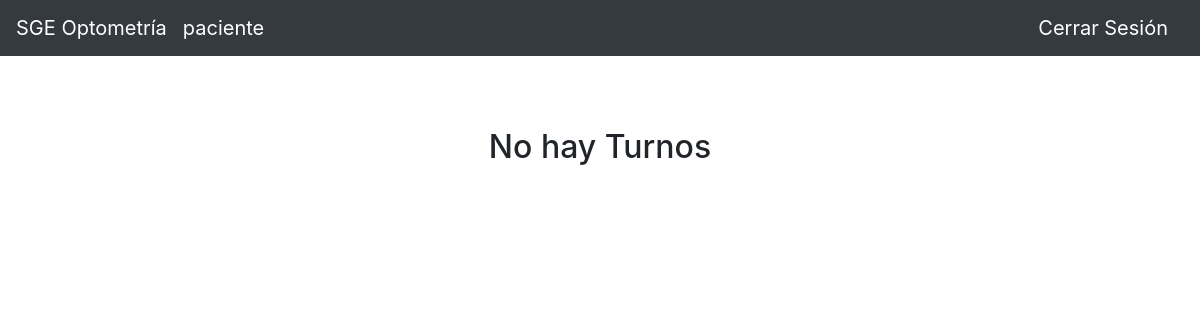
The page /optometria/turno/ (signed in) on the database as committed earlier.
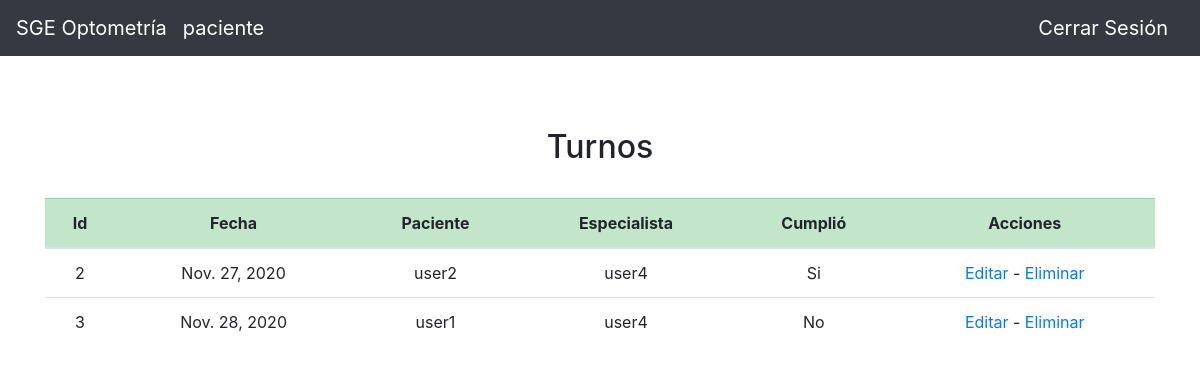
The same page on the database as committed later.
### optometria/models.py (models this page shows)
class Turno(models.Model):
    fecha = models.DateField(auto_now=False, auto_now_add=False)
    paciente = models.ForeignKey(settings.AUTH_USER_MODEL, on_delete=models.CASCADE, related_name="turno_paciente")
    cumplio = models.BooleanField()
    medico = models.ForeignKey(settings.AUTH_USER_MODEL, on_delete=models.CASCADE, related_name='turno_medico')

### user/models.py (models this page shows)
class User(AbstractUser):
    roles = [
        ('secretario','Secretario'),
        ('medicos','Medico'),
        ('venta','Ventas'),
        ('taller','Taller'),
        ('gerencia','Gerente'),
        ('paciente','Paciente')]
    rol = models.CharField(max_length=16, choices=roles, default='paciente')

### optometria/views.py (the view)
# urls.py: path('turno/', views.ver_turnos, name='ver_turnos'),
def ver_turnos(request):
    if len(Turno.objects.all()) > 0:
        data = Turno.objects.all()
    else:
        data = None
    return render(request, 'optometria/ver_turno.html',{
        'grupo': request.user.rol,
        'data': data,
        })

### optometria/templates/optometria/ver_turno.html (shortened to what this page needs)
{% extends "optometria/new_layout.html" %}
{% block body %}
<br>
{% if data %}
    <h2><center>Turnos</center></h2>
    <br>
    <div class="table-responsive">
        <table class="table table-hover">
            <thead>
                <tr class="table-success">
                    <th scope="col"><center>Id</center></th>
                    <th scope="col"><center>Fecha</center></th>
                    <th scope="col"><center>Paciente</center></th>
                    <th scope="col"><center>Especialista</center></th>
                    <th scope="col"><center>Cumplió</center></th>
                    <th scope="col"><center>Acciones</center></th>
                </tr>
            </thead>
            <tbody>
            {% for turno in data %}
                <tr>
                    <td><center>{{turno.id}}</center></td>
                    <td><center>{{turno.fecha}}</center></td>
                    <td><center>{{turno.paciente}}</center></td>
                    <td><center>{{turno.medico}}</center></td>
                    {% if turno.cumplio %}
                        <td><center>Si</center></td>
                    {% else %}
                        <td><center>No</center></td>
                    {% endif %}
                    <td><center>
                    <a href="{% url 'optometria:editar_turno' turno.id%}">Editar</a>
                    <a> - </a>
                    <a href="{% url 'optometria:eliminar_turno' turno.id%}">Eliminar</a>
                    </center></td>
                    </tr>
            {% endfor %}
            </tbody>
        </table>
    </div>
{% else %}
    <h2><center>No hay Turnos</center></h2>
    <br>
{% endif %}
{% endblock %}

Rows that differ between the two databases and show on the page:
added Turno: id "2", fecha "Nov. 27, 2020", paciente "user2", medico "user4", cumplio "Si"
added Turno: id "3", fecha "Nov. 28, 2020", paciente "user1", medico "user4", cumplio "No"
Other text that changed with them:
text no longer shown: "No hay Turnos"
text now shown: "Turnos Id Fecha Paciente Especialista Cumplió Acciones"
